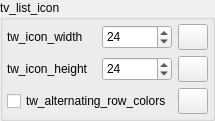
                <widget class="QGroupBox" name="gBox_tv_list_icon">
                 <property name="title">
                  <string>tv_list_icon</string>
                 </property>
                 <layout class="QGridLayout" name="gridLayout" columnstretch="1,0,0">
                  <property name="leftMargin">
                   <number>4</number>
                  </property>
                  <property name="topMargin">
                   <number>4</number>
                  </property>
                  <property name="rightMargin">
                   <number>4</number>
                  </property>
                  <property name="bottomMargin">
                   <number>4</number>
                  </property>
                  <item row="1" column="0">
                   <widget class="QLabel" name="lb_cfg_2">
                    <property name="text">
                     <string>tw_icon_height</string>
                    </property>
                   </widget>
                  </item>
                  <item row="0" column="0">
                   <widget class="QLabel" name="lb_cfg_1">
                    <property name="text">
                     <string>tw_icon_width</string>
                    </property>
                   </widget>
                  </item>
                  <item row="1" column="2">
                   <widget class="QPushButton" name="btn_tw_icon_height_def">
                    <property name="minimumSize">
                     <size>
                      <width>30</width>
                      <height>26</height>
                     </size>
                    </property>
                    <property name="maximumSize">
                     <size>
                      <width>30</width>
                      <height>26</height>
                     </size>
                    </property>
                    <property name="icon">
                     <iconset resource="../res/gr-lida.qrc">
                      <normaloff>:/img16/reset.png</normaloff>:/img16/reset.png</iconset>
                    </property>
                   </widget>
                  </item>
                  <item row="0" column="2">
                   <widget class="QPushButton" name="btn_tw_icon_width_def">
                    <property name="minimumSize">
                     <size>
                      <width>30</width>
                      <height>26</height>
                     </size>
                    </property>
                    <property name="maximumSize">
                     <size>
                      <width>30</width>
                      <height>26</height>
                     </size>
                    </property>
                    <property name="icon">
                     <iconset resource="../res/gr-lida.qrc">
                      <normaloff>:/img16/reset.png</normaloff>:/img16/reset.png</iconset>
                    </property>
                   </widget>
                  </item>
                  <item row="0" column="1">
                   <widget class="QSpinBox" name="tw_icon_width">
                    <property name="minimumSize">
                     <size>
                      <width>70</width>
                      <height>24</height>
                     </size>
                    </property>
                    <property name="maximum">
                     <number>256</number>
                    </property>
                    <property name="value">
                     <number>24</number>
                    </property>
                   </widget>
                  </item>
                  <item row="1" column="1">
                   <widget class="QSpinBox" name="tw_icon_height">
                    <property name="minimumSize">
                     <size>
                      <width>70</width>
                      <height>24</height>
                     </size>
                    </property>
                    <property name="maximum">
                     <number>256</number>
                    </property>
                    <property name="value">
                     <number>24</number>
                    </property>
                   </widget>
                  </item>
                  <item row="2" column="0" colspan="2">
                   <widget class="QCheckBox" name="tw_alternating_row_colors">
                    <property name="text">
                     <string>tw_alternating_row_colors</string>
                    </property>
                   </widget>
                  </item>
                  <item row="2" column="2">
                   <widget class="QPushButton" name="btn_tw_alternating_row_colors_def">
                    <property name="minimumSize">
                     <size>
                      <width>30</width>
                      <height>26</height>
                     </size>
                    </property>
                    <property name="maximumSize">
                     <size>
                      <width>30</width>
                      <height>26</height>
                     </size>
                    </property>
                    <property name="icon">
                     <iconset resource="../res/gr-lida.qrc">
                      <normaloff>:/img16/reset.png</normaloff>:/img16/reset.png</iconset>
                    </property>
                   </widget>
                  </item>
                 </layout>
                </widget>
